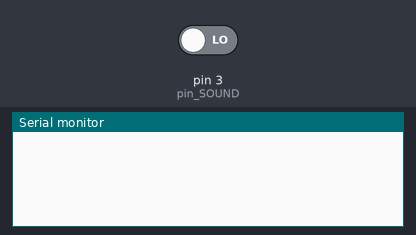
Bench run of a sketch on a simulated Arduino Uno, built with avr-gcc and run on an emulated ATmega328P. Parts: the last lines printed to the serial monitor. The test bench sets the inputs (shaded band); at power-on: pin 3 (pin_SOUND) LOW.

Above: at 1.2 s.
1.3 s: pin 3 (pin_SOUND) driven HIGH
At 2.7 s:
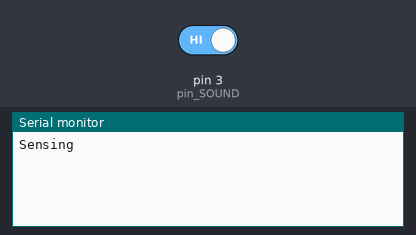
At 4.2 s:
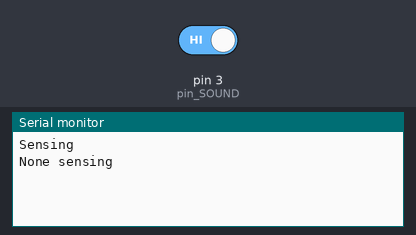

Measured:
- after the input at 1.3 s, the serial monitor: prints a new line at once (image 1)

The sketch:

IOT_SMART_THING_SOUND.ino
```cpp
int pin_SOUND = 3;

uint8_t Sound_flag = 0;
uint32_t Time_check_Sound = 0;

void setup() {
  Serial.begin(115200);

  pinMode(pin_SOUND, INPUT);

  attachInterrupt(digitalPinToInterrupt(pin_SOUND), SOUND_ISR, RISING);
}

void loop() {
  if((Sound_flag == 1) && (Time_check_Sound < millis()))
  {
    Sound_flag = 0;
    Serial.println("None sensing");
  }
}

void SOUND_ISR(void)
{
  if(Sound_flag != 1)
  {
    Sound_flag = 1;
    Serial.println("Sensing");
  }
  Time_check_Sound = millis()+2000;
}
```
